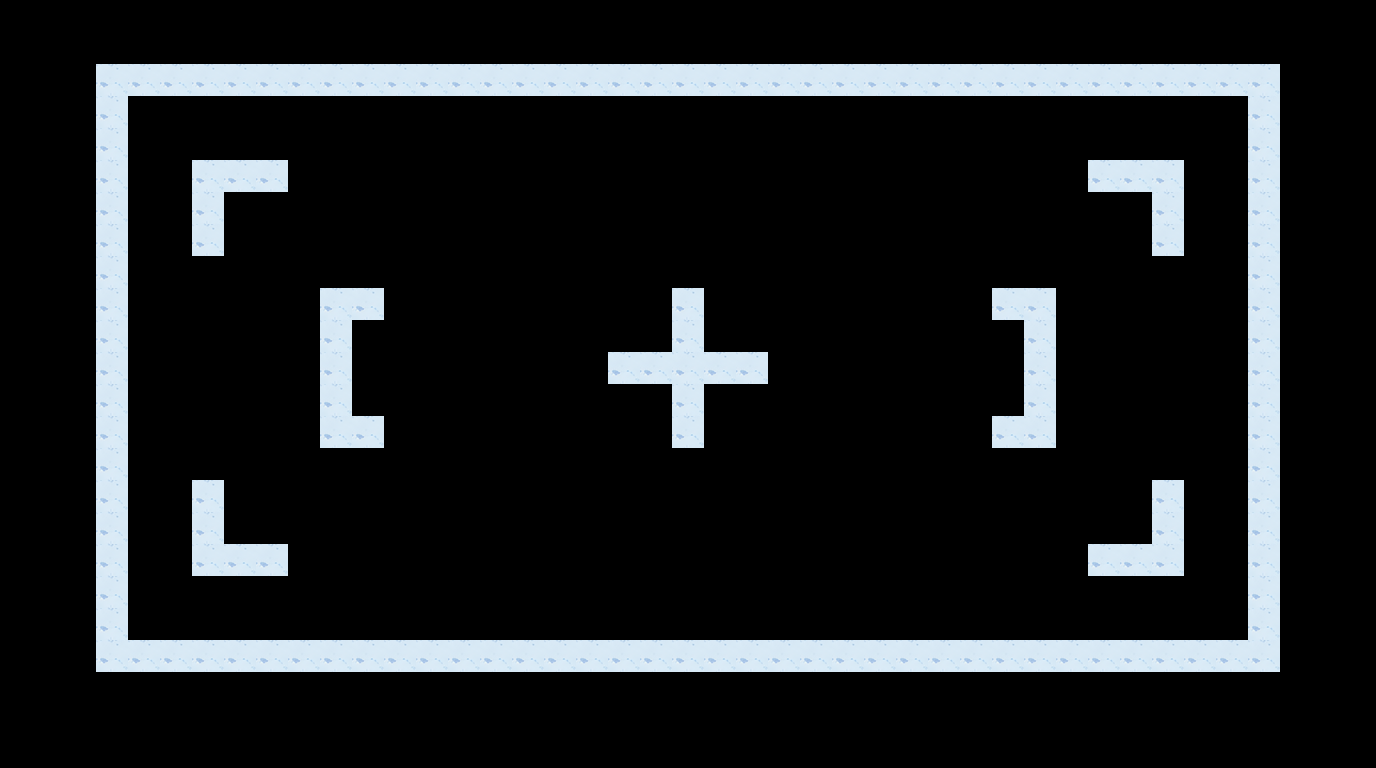

Rendered tile map (Tiled .tmx) drawn with the repository's tilesets; below, a short description and the full map source, tile grids included:
An orthogonal 43x24 tile map with 32x32 px tiles, 1 tile layer (Tile Layer 1).

<map version="1.10" tiledversion="1.12.1" orientation="orthogonal" renderorder="right-down" width="43" height="24" tilewidth="32" tileheight="32" infinite="0" nextlayerid="2" nextobjectid="1">
 <tileset firstgid="1" name="Terrain 32" tilewidth="32" tileheight="32" tilecount="1536" columns="48">
  <image source="Terrain 32.png" width="1536" height="1024" />
  <tile id="1359">
   <properties>
    <property name="IsSolid" type="bool" value="true" />
   </properties>
  </tile>
 </tileset>
 <layer id="1" name="Tile Layer 1" width="43" height="24">
  <data encoding="csv">
0,0,0,0,0,0,0,0,0,0,0,0,0,0,0,0,0,0,0,0,0,0,0,0,0,0,0,0,0,0,0,0,0,0,0,0,0,0,0,0,0,0,0,
0,0,0,0,0,0,0,0,0,0,0,0,0,0,0,0,0,0,0,0,0,0,0,0,0,0,0,0,0,0,0,0,0,0,0,0,0,0,0,0,0,0,0,
0,0,0,1360,1360,1360,1360,1360,1360,1360,1360,1360,1360,1360,1360,1360,1360,1360,1360,1360,1360,1360,1360,1360,1360,1360,1360,1360,1360,1360,1360,1360,1360,1360,1360,1360,1360,1360,1360,1360,0,0,0,
0,0,0,1360,0,0,0,0,0,0,0,0,0,0,0,0,0,0,0,0,0,0,0,0,0,0,0,0,0,0,0,0,0,0,0,0,0,0,0,1360,0,0,0,
0,0,0,1360,0,0,0,0,0,0,0,0,0,0,0,0,0,0,0,0,0,0,0,0,0,0,0,0,0,0,0,0,0,0,0,0,0,0,0,1360,0,0,0,
0,0,0,1360,0,0,1360,1360,1360,0,0,0,0,0,0,0,0,0,0,0,0,0,0,0,0,0,0,0,0,0,0,0,0,0,1360,1360,1360,0,0,1360,0,0,0,
0,0,0,1360,0,0,1360,0,0,0,0,0,0,0,0,0,0,0,0,0,0,0,0,0,0,0,0,0,0,0,0,0,0,0,0,0,1360,0,0,1360,0,0,0,
0,0,0,1360,0,0,1360,0,0,0,0,0,0,0,0,0,0,0,0,0,0,0,0,0,0,0,0,0,0,0,0,0,0,0,0,0,1360,0,0,1360,0,0,0,
0,0,0,1360,0,0,0,0,0,0,0,0,0,0,0,0,0,0,0,0,0,0,0,0,0,0,0,0,0,0,0,0,0,0,0,0,0,0,0,1360,0,0,0,
0,0,0,1360,0,0,0,0,0,0,1360,1360,0,0,0,0,0,0,0,0,0,1360,0,0,0,0,0,0,0,0,0,1360,1360,0,0,0,0,0,0,1360,0,0,0,
0,0,0,1360,0,0,0,0,0,0,1360,0,0,0,0,0,0,0,0,0,0,1360,0,0,0,0,0,0,0,0,0,0,1360,0,0,0,0,0,0,1360,0,0,0,
0,0,0,1360,0,0,0,0,0,0,1360,0,0,0,0,0,0,0,0,1360,1360,1360,1360,1360,0,0,0,0,0,0,0,0,1360,0,0,0,0,0,0,1360,0,0,0,
0,0,0,1360,0,0,0,0,0,0,1360,0,0,0,0,0,0,0,0,0,0,1360,0,0,0,0,0,0,0,0,0,0,1360,0,0,0,0,0,0,1360,0,0,0,
0,0,0,1360,0,0,0,0,0,0,1360,1360,0,0,0,0,0,0,0,0,0,1360,0,0,0,0,0,0,0,0,0,1360,1360,0,0,0,0,0,0,1360,0,0,0,
0,0,0,1360,0,0,0,0,0,0,0,0,0,0,0,0,0,0,0,0,0,0,0,0,0,0,0,0,0,0,0,0,0,0,0,0,0,0,0,1360,0,0,0,
0,0,0,1360,0,0,1360,0,0,0,0,0,0,0,0,0,0,0,0,0,0,0,0,0,0,0,0,0,0,0,0,0,0,0,0,0,1360,0,0,1360,0,0,0,
0,0,0,1360,0,0,1360,0,0,0,0,0,0,0,0,0,0,0,0,0,0,0,0,0,0,0,0,0,0,0,0,0,0,0,0,0,1360,0,0,1360,0,0,0,
0,0,0,1360,0,0,1360,1360,1360,0,0,0,0,0,0,0,0,0,0,0,0,0,0,0,0,0,0,0,0,0,0,0,0,0,1360,1360,1360,0,0,1360,0,0,0,
0,0,0,1360,0,0,0,0,0,0,0,0,0,0,0,0,0,0,0,0,0,0,0,0,0,0,0,0,0,0,0,0,0,0,0,0,0,0,0,1360,0,0,0,
0,0,0,1360,0,0,0,0,0,0,0,0,0,0,0,0,0,0,0,0,0,0,0,0,0,0,0,0,0,0,0,0,0,0,0,0,0,0,0,1360,0,0,0,
0,0,0,1360,1360,1360,1360,1360,1360,1360,1360,1360,1360,1360,1360,1360,1360,1360,1360,1360,1360,1360,1360,1360,1360,1360,1360,1360,1360,1360,1360,1360,1360,1360,1360,1360,1360,1360,1360,1360,0,0,0,
0,0,0,0,0,0,0,0,0,0,0,0,0,0,0,0,0,0,0,0,0,0,0,0,0,0,0,0,0,0,0,0,0,0,0,0,0,0,0,0,0,0,0,
0,0,0,0,0,0,0,0,0,0,0,0,0,0,0,0,0,0,0,0,0,0,0,0,0,0,0,0,0,0,0,0,0,0,0,0,0,0,0,0,0,0,0,
0,0,0,0,0,0,0,0,0,0,0,0,0,0,0,0,0,0,0,0,0,0,0,0,0,0,0,0,0,0,0,0,0,0,0,0,0,0,0,0,0,0,0
</data>
 </layer>
</map>
